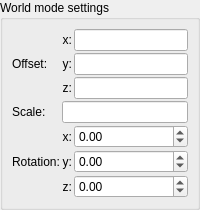
                <widget class="QWidget" name="page_fake_lights_world">
                 <layout class="QVBoxLayout" name="verticalLayout_world">
                  <property name="spacing">
                   <number>2</number>
                  </property>
                  <property name="leftMargin">
                   <number>0</number>
                  </property>
                  <property name="topMargin">
                   <number>0</number>
                  </property>
                  <property name="rightMargin">
                   <number>0</number>
                  </property>
                  <property name="bottomMargin">
                   <number>0</number>
                  </property>
                  <item>
                   <widget class="QGroupBox" name="groupBox_fake_lights_world">
                    <property name="title">
                     <string>World mode settings</string>
                    </property>
                    <layout class="QGridLayout" name="gridLayout_world">
                     <property name="spacing">
                      <number>2</number>
                     </property>
                     <item row="0" column="0" rowspan="3">
                      <widget class="QLabel" name="label_world_offset">
                       <property name="text">
                        <string>Offset:</string>
                       </property>
                      </widget>
                     </item>
                     <item row="0" column="1">
                      <widget class="QLabel" name="label_world_offset_x">
                       <property name="text">
                        <string>x:</string>
                       </property>
                       <property name="alignment">
                        <set>Qt::AlignRight|Qt::AlignTrailing|Qt::AlignVCenter</set>
                       </property>
                      </widget>
                     </item>
                     <item row="0" column="2">
                      <widget class="MyLineEdit" name="vect3_fake_lights_world_offset_x"/>
                     </item>
                     <item row="1" column="1">
                      <widget class="QLabel" name="label_world_offset_y">
                       <property name="text">
                        <string>y:</string>
                       </property>
                       <property name="alignment">
                        <set>Qt::AlignRight|Qt::AlignTrailing|Qt::AlignVCenter</set>
                       </property>
                      </widget>
                     </item>
                     <item row="1" column="2">
                      <widget class="MyLineEdit" name="vect3_fake_lights_world_offset_y"/>
                     </item>
                     <item row="2" column="1">
                      <widget class="QLabel" name="label_world_offset_z">
                       <property name="text">
                        <string>z:</string>
                       </property>
                       <property name="alignment">
                        <set>Qt::AlignRight|Qt::AlignTrailing|Qt::AlignVCenter</set>
                       </property>
                      </widget>
                     </item>
                     <item row="2" column="2">
                      <widget class="MyLineEdit" name="vect3_fake_lights_world_offset_z"/>
                     </item>
                     <item row="3" column="0">
                      <widget class="QLabel" name="label_world_scale">
                       <property name="text">
                        <string>Scale:</string>
                       </property>
                      </widget>
                     </item>
                     <item row="3" column="1" colspan="2">
                      <widget class="MyLineEdit" name="logedit_fake_lights_world_scale"/>
                     </item>
                     <item row="4" column="0" rowspan="3">
                      <widget class="QLabel" name="label_world_rotation">
                       <property name="text">
                        <string>Rotation:</string>
                       </property>
                      </widget>
                     </item>
                     <item row="4" column="1">
                      <widget class="QLabel" name="label_world_rotation_x">
                       <property name="text">
                        <string>x:</string>
                       </property>
                       <property name="alignment">
                        <set>Qt::AlignRight|Qt::AlignTrailing|Qt::AlignVCenter</set>
                       </property>
                      </widget>
                     </item>
                     <item row="4" column="2">
                      <widget class="MyDoubleSpinBox" name="spinboxd3_fake_lights_world_rotation_x">
                       <property name="decimals">
                        <number>2</number>
                       </property>
                       <property name="minimum">
                        <double>-36000.000000000000000</double>
                       </property>
                       <property name="maximum">
                        <double>36000.000000000000000</double>
                       </property>
                       <property name="singleStep">
                        <double>0.100000000000000</double>
                       </property>
                      </widget>
                     </item>
                     <item row="5" column="1">
                      <widget class="QLabel" name="label_world_rotation_y">
                       <property name="text">
                        <string>y:</string>
                       </property>
                       <property name="alignment">
                        <set>Qt::AlignRight|Qt::AlignTrailing|Qt::AlignVCenter</set>
                       </property>
                      </widget>
                     </item>
                     <item row="5" column="2">
                      <widget class="MyDoubleSpinBox" name="spinboxd3_fake_lights_world_rotation_y">
                       <property name="decimals">
                        <number>2</number>
                       </property>
                       <property name="minimum">
                        <double>-36000.000000000000000</double>
                       </property>
                       <property name="maximum">
                        <double>36000.000000000000000</double>
                       </property>
                       <property name="singleStep">
                        <double>0.100000000000000</double>
                       </property>
                      </widget>
                     </item>
                     <item row="6" column="1">
                      <widget class="QLabel" name="label_world_rotation_z">
                       <property name="text">
                        <string>z:</string>
                       </property>
                       <property name="alignment">
                        <set>Qt::AlignRight|Qt::AlignTrailing|Qt::AlignVCenter</set>
                       </property>
                      </widget>
                     </item>
                     <item row="6" column="2">
                      <widget class="MyDoubleSpinBox" name="spinboxd3_fake_lights_world_rotation_z">
                       <property name="decimals">
                        <number>2</number>
                       </property>
                       <property name="minimum">
                        <double>-36000.000000000000000</double>
                       </property>
                       <property name="maximum">
                        <double>36000.000000000000000</double>
                       </property>
                       <property name="singleStep">
                        <double>0.100000000000000</double>
                       </property>
                      </widget>
                     </item>
                    </layout>
                   </widget>
                  </item>
                 </layout>
                </widget>
